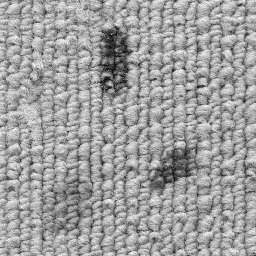
//> input picture carpet.bmp, 256 x 256 px
$ ./main   (built with g++ and OpenCV 4)
//> lines starting //> are read from the running program, lines starting //| are printed output that depends on the picture; after the words box and inside, x2 and y2 are one past the last pixel; in counts of white or black regions, pixels touching at a corner belong together
#include <iostream>
#include <opencv2/opencv.hpp>

using namespace cv;
using namespace std;

int main(int, char**) {
    std::cout << "Exercise 4_1, OpenCV version: " << CV_VERSION << std::endl;

    Mat src = imread("../carpet.bmp",IMREAD_GRAYSCALE);
//> src is the input picture: 256 rows x 256 cols, CV_8UC1; min 0, max 255, mean 158.9
    if(!src.data) {
        std::cout << "Could not open image!" << CV_VERSION << std::endl;
    }
    else {
        // Show the Original image
        imshow("Original image",src);
        moveWindow("Original image", 50, 100);

        Mat dst = src.clone();
        GaussianBlur(src,dst,Size(17,17),7);
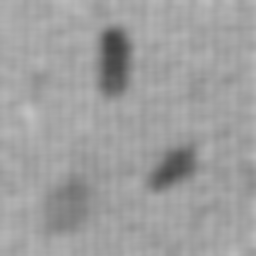
//> dst: 256 rows x 256 cols, CV_8UC1; min 65, max 195, mean 158.9

        // Show the Filter image
        imshow("Filter image",dst);
        moveWindow("Filter image", 350, 100);

        threshold(dst,dst,140,255,THRESH_BINARY_INV);
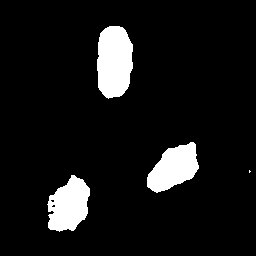
//> dst: 256 rows x 256 cols, CV_8UC1; 8.4% white; 4 white regions (1 under 20 px), largest, box (x1, y1, x2, y2) and area: (97, 26, 133, 99) 2169, (47, 175, 90, 232) 1693, (147, 142, 199, 193) 1656
        // Show the Result image
        imshow("Result image",dst);
        moveWindow("Result image", 650, 100);

        // Wait for a key press, then kill all windows
        cv::waitKey(0);
        cv::destroyAllWindows();

        std::cout << "Done!" << std::endl;

    }

    return 0;
}
